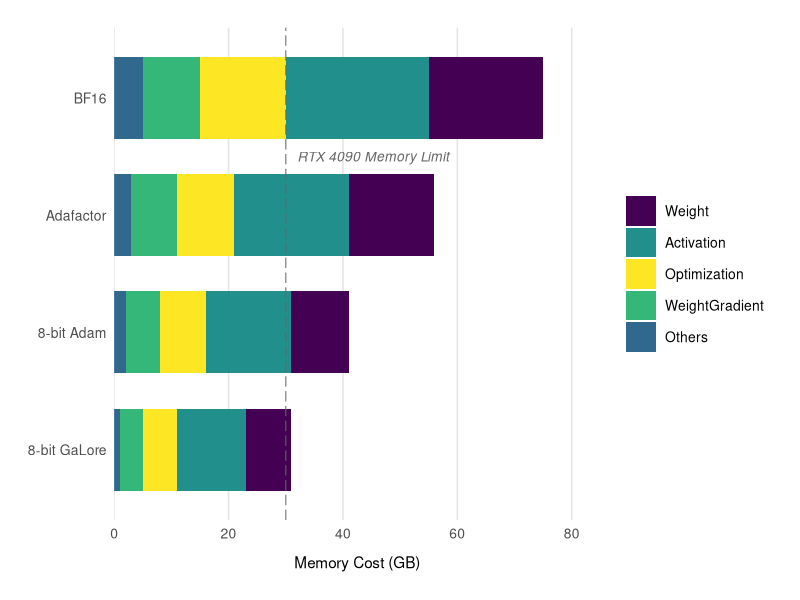

Here is the R script that generated this plot:
## ---- chunk 1
#| echo: false
#| fig-cap: "Example memory footprint breakdown for the Llama-7B model under different optimized training schemes. Note that in the unoptimized bfloat16 case, how optimizer state and weight gradients combined can take up more than double the footprint of the model weights."

library(ggplot2)
library(reshape2)

# Create data
data <- data.frame(
  Method = factor(c("BF16", "Adafactor", "8-bit Adam", "8-bit GaLore"),
                 levels = c("8-bit GaLore", "8-bit Adam", "Adafactor", "BF16")),  # Reverse order
  Weight = c(20, 15, 10, 8),
  Activation = c(25, 20, 15, 12),
  Optimization = c(15, 10, 8, 6),
  WeightGradient = c(10, 8, 6, 4),
  Others = c(5, 3, 2, 1)
)

# Reshape the data
data_long <- melt(data, id.vars = "Method",
                  variable.name = "Component",
                  value.name = "MemoryCost")

# Custom color palette inspired by viridis but with better contrast
custom_colors <- c(
  "Weight" = "#440154FF",        # Deep purple
  "Activation" = "#21908CFF",    # Teal
  "Optimization" = "#FDE725FF",  # Yellow
  "WeightGradient" = "#35B779FF", # Green
  "Others" = "#31688EFF"         # Blue
)

# Create the enhanced plot
ggplot(data_long, aes(x = MemoryCost, y = Method, fill = Component)) +
  geom_bar(stat = "identity", position = position_stack(vjust = 1), width = 0.7) +
  scale_fill_manual(values = custom_colors) +
  scale_x_continuous(
    expand = c(0, 0),
    limits = c(0, 85),
    breaks = seq(0, 80, by = 20)
  ) +
  geom_vline(xintercept = 30, color = "#666666", linetype = "longdash", linewidth = 0.5, alpha = 0.7) +
  annotate(
    "text",
    x = 32,
    y = 3.5,
    label = "RTX 4090 Memory Limit",
    color = "#666666",
    size = 3.5,
    hjust = 0,
    fontface = "italic"
  ) +
  labs(
    x = "Memory Cost (GB)",
    y = NULL,
  ) +
  theme_minimal(base_size = 12, base_family = "Helvetica") +
  theme(
    plot.title = element_text(
      size = 16,
      face = "bold",
      margin = margin(b = 10)
    ),
    plot.subtitle = element_text(
      size = 12,
      color = "grey40",
      margin = margin(b = 20)
    ),
    panel.grid.major.x = element_line(color = "grey90"),
    panel.grid.major.y = element_blank(),
    panel.grid.minor = element_blank(),
    axis.text = element_text(size = 10),
    axis.title.x = element_text(
      margin = margin(t = 10),
      size = 11
    ),
    legend.position = "right",
    legend.title = element_blank(),
    legend.text = element_text(size = 10),
    legend.key.size = unit(0.8, "cm"),
    plot.margin = margin(20, 20, 20, 20)
  )
